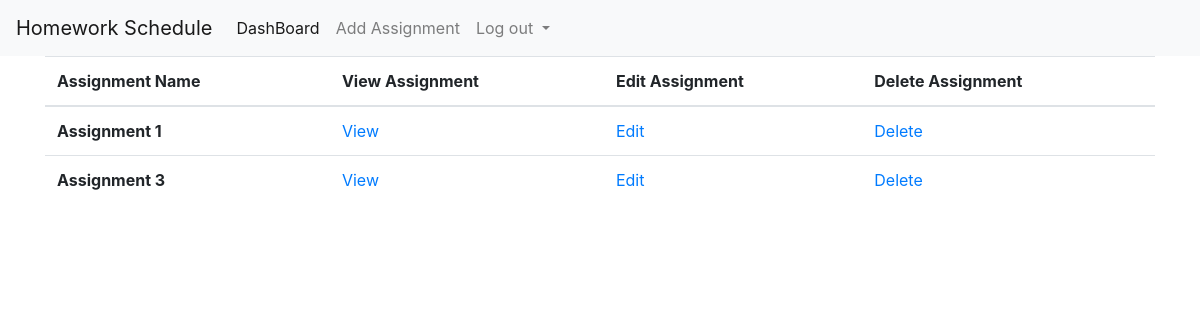
Before: /assignments/1/ with the older database file.
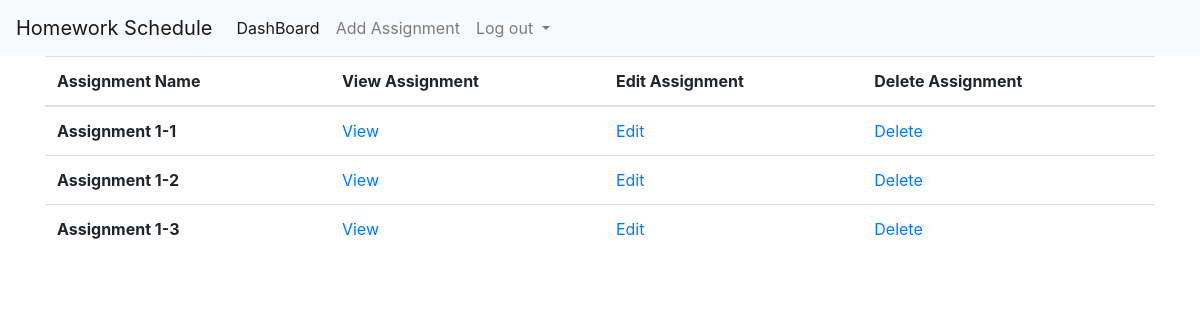
After: the same page with the newer database file.
### homeworkScheduleWeb/models.py (models this page shows)
class Assignment(models.Model):
    name = models.TextField(default='', null=False)
    content = models.TextField(default='', null=False)
    class_id = models.ForeignKey('ClassName', on_delete=models.CASCADE, null=False)

### homeworkScheduleWeb/views.py (the view)
# urls.py: url('^assignments/(?P<class_id>\d+)/$', assignments_view),
def assignments_view(request, class_id):
    assignments = list(Assignment.objects.filter(class_id=class_id))
    data = {'assignments': assignments}
    return render(request, 'assignments.html', data)

### templates/assignments.html (shortened to what this page needs)
<!doctype html>
<html lang="en">
  <head>
    <link rel="stylesheet" href="https://stackpath.bootstrapcdn.com/bootstrap/4.1.3/css/bootstrap.min.css">
  </head>
  <body>
    {% include "nav.html" %}
    <div class="container">
        <table class="table">
          <thead>
            <tr>
              <th scope="col">Assignment Name</th>
              <th scope="col">View Assignment </th>
              <th scope="col">Edit Assignment </th>
              <th scope="col">Delete Assignment </th>
            </tr>
          </thead>
          <tbody>
            {% for assignment in assignments %}
            <tr>
              <th scope="row"> {{ assignment.name}}</th>
                <td><a href="/assignment_preview/{{assignment.id}}"> View</a></td>
                <td><a href="#"> Edit</a></td>
                <td><a href="#"> Delete</a></td>
            </tr>
            {% endfor %}
          </tbody>
        </table>
    </div>
  </body>
</html>

Changed rows visible on the page:
changed Assignment: name "Assignment 1" → "Assignment 1-1"
changed Assignment: name "Assignment 3" → "Assignment 1-2"
added Assignment: name "Assignment 1-3"
